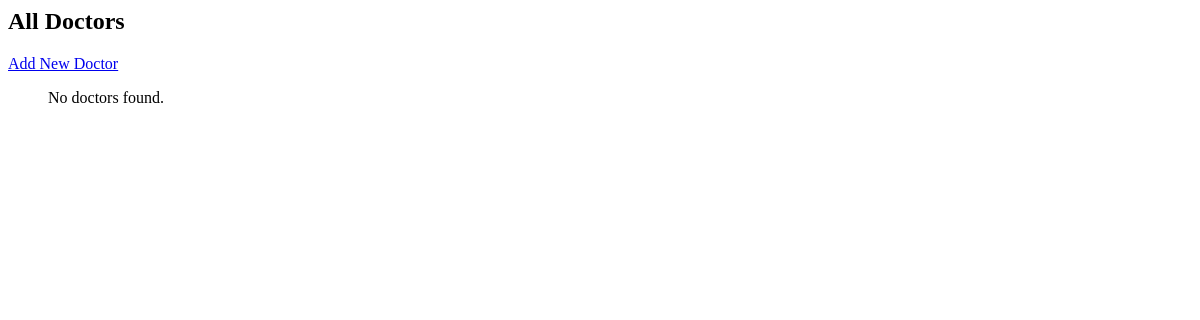
The app's page /patients/doctors/ (signed in), older data.
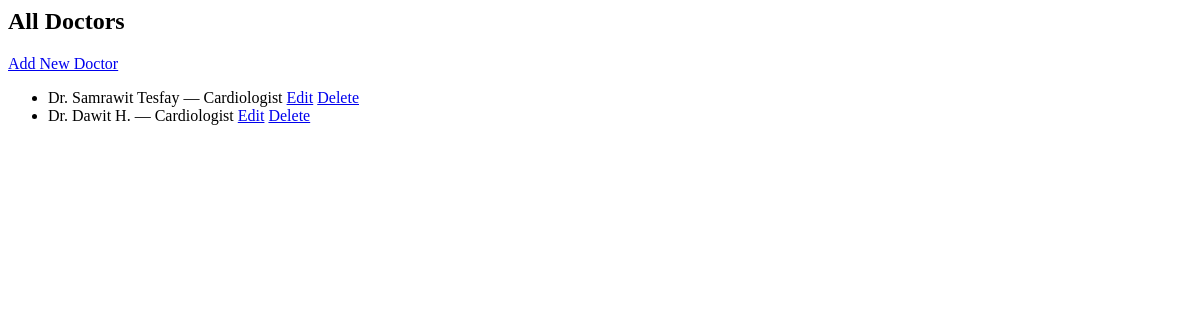
The same page, newer data.
### patients/models.py (models this page shows, shortened)
class Doctor(models.Model):
    user = models.OneToOneField(settings.AUTH_USER_MODEL, on_delete=models.CASCADE, null=True, blank=True, related_name='doctor_profile')
    name = models.CharField(max_length=100)
    specialization = models.CharField(max_length=100)
    availability = models.CharField(max_length=100)
    contact_info = models.CharField(max_length=50)
    phone = models.CharField(max_length=50, blank=True, null=True)

### patients/views.py (the view)
# urls.py: path('doctors/', doctor_list, name='doctor_list'),
@login_required
def doctor_list(request):
    doctors = Doctor.objects.all()
    return render(request, 'doctors/doctor_list.html', {'doctors': doctors})

### patients/templates/doctors/doctor_list.html
<h2>All Doctors</h2>
<a href="{% url 'add_doctor' %}">Add New Doctor</a>
<ul>
    {% for doctor in doctors %}
        <li>
            {{ doctor.name }} — {{ doctor.specialization }}
            <a href="{% url 'edit_doctor' doctor.id %}">Edit</a>
            <a href="{% url 'delete_doctor' doctor.id %}">Delete</a>
        </li>
    {% empty %}
        <p>No doctors found.</p>
    {% endfor %}
</ul>

Row changes from the older to the newer data that the page shows:
added Doctor: name "Dr. Samrawit Tesfay", specialization "Cardiologist"
added Doctor: name "Dr. Dawit H.", specialization "Cardiologist"
Text that changed along with them:
text no longer shown: "No doctors found."
